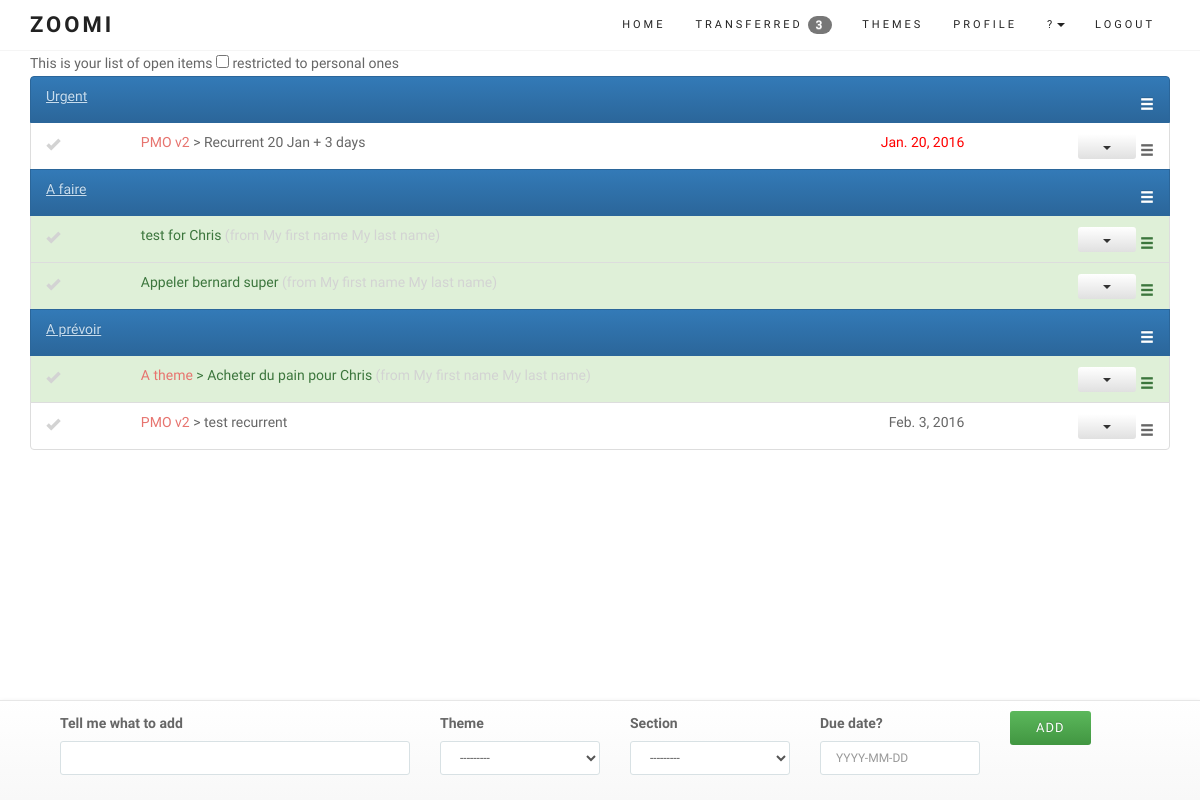
The app's page / (signed in) with its own data.
### core/models.py (models this page shows, shortened)
class UserProfile(models.Model):
	user = models.OneToOneField(User, on_delete=models.CASCADE)
	company = models.CharField(max_length=50)
	def get_entry_transfered(self):
		return self.user.entry_set.filter(transfered=True, done=False).count()

class Entry(models.Model):
	user = models.ForeignKey(User)
	name = models.CharField(max_length=100)
	data = models.CharField(max_length=200, blank=True)
	order = models.IntegerField(default=99999)
	duedate = models.DateField(null=True, blank=True)
	done = models.BooleanField(default=False) # 0 = to do / 1 = completed
	impediment = models.BooleanField(default=False) # 0 = No / 1 = Yes
	transfered = models.BooleanField(default=False) # 0 = No / 1 = Yes = no longer in your List
	recurrence_days = models.IntegerField(null=True, blank=True) # 0 = No / 1 = Yes
	personal = models.BooleanField(default=False) # 0 = No / 1 = Yes
	assignees = models.ManyToManyField(User, related_name='assignees',blank=True)	# should be changed to OneToManyField
	section = models.BooleanField(default=False) # 0 = No / 1 = Yes
	created_at = models.DateTimeField(auto_now_add=True)
	completed_on = models.DateTimeField(null=True, blank=True)
	theme = models.ForeignKey(Theme, null=True, blank=True)
	class Meta:
		ordering = ['order']
		verbose_name_plural = "entries"
	def __str__(self):
		return str(self.name)
	def update_entry_url(self):
		return reverse (viewname="detail", args=[self.id])
	def update_modal_entry_url(self):
		return reverse (viewname="entrymodal", args=[self.id])
	def comment_entry_url(self):
		return reverse (viewname="commentlist", args=[self.id])
	def theme_entry_url(self):
		return reverse (viewname="themedetails", args=[self.theme.id])

class Theme(models.Model):
	user = models.ForeignKey(User)
	name = models.CharField(max_length=100, null=True, blank=True)
	created_at = models.DateTimeField(auto_now_add=True)
	def __str__(self):
		return str(self.name)

### core/views.py (the view, shortened to what this page needs)
# urls.py: url(r'^$', login_required(coreviews.EntryListAppendViewBS.as_view()), name='entrylistBS'), # Bootstrap test
class EntryListAppendViewBS(ListAppendView):
	model = coremodels.Entry
	template_name = 'entry/listBS.html'
	context_object_name = 'entry'
	hide_sortable = ""
	hide_assignees = 'hide_entry'
	def get_queryset(self):
		return coremodels.Entry.objects.filter(Q(user=self.request.user, transfered=0) | Q(assignees=self.request.user), done=False).order_by('order')

### core/models.py
class EntryCreateForm(ModelForm):
	section_name = forms.ModelChoiceField(queryset=None,required=False)
	class Meta:
		model = Entry
		fields = ['name','theme','duedate'] # the form on the homepage
	def __init__(self, *args, **kwargs): # current_business, as parameter (cf Creeam)
		current_user = kwargs.pop('user')
		super(EntryCreateForm, self).__init__(*args, **kwargs)
		self.fields['name'].label = "Tell me what to add"
		self.fields['theme'].label = "Theme"
		self.fields['duedate'].label = "Have a due date?"
		self.fields['duedate'].widget.attrs['placeholder'] = "YYYY-MM-DD"
		self.fields['name'].widget.attrs['autofocus'] = "on"
		self.fields['section_name'].queryset = Entry.objects.filter(user=current_user, section=True)
		self.fields['section_name'].label = "Section"
		self.fields['theme'].queryset = Theme.objects.filter(user=current_user)

### core/models.py (called while the page is built)
	def get_form_kwargs(self):
		kwargs = super(ListAppendView, self).get_form_kwargs()
		kwargs['user'] = self.request.user
		return kwargs

	def get(self, request, *args, **kwargs):
		self.object_list = self.get_queryset()
		allow_empty = self.get_allow_empty()
		if not allow_empty and len(self.object_list) == 0:
			raise Http404(_(u"Empty list and '%(class_name)s.allow_empty' is False.")
							% {'class_name': self.__class__.__name__})
		self.object = None
		form_class = self.get_form_class()
		form = self.get_form(form_class)
		context = self.get_context_data(object_list=self.object_list, form=form)
		return self.render_to_response(context)

### templates/entry/listBS.html (shortened to what this page needs)
{% extends "base/theme.html" %}
{% load sitegate %}
{% load staticfiles %}
{% block page_sub_title %}
<form>
This is your list of open items
<input type='checkbox' class='showpersonal' /> restricted to personal ones
</form>
{% endblock %}
{% block content %}
<link rel="stylesheet" href="{% static "css/zoomi.css" %}">
<section id="services">
	<div class="container">
		<div class="row ">
			<div class="col-lg-12 text-center">
						<ul id="todo_list_BS">
						   	{% for objects in object_list %}
{% block detail %}
									{% include 'entry/detailsBS.html' %}
{% endblock %}
							{% endfor %}
						</ul>
			</div>
		</div>
	</div>
</section>
{% endblock %}
{% block footer %}
	<footer class="navbar navbar-default navbar-fixed-bottom footerform">
		<div class="container">
			{% include 'entry/create.html' %}
		</div>
	</footer>
{% endblock %}

### templates/base/theme.html (shortened to what this page needs)
{% load staticfiles %}
{% load widget_tweaks %}
<!DOCTYPE html>
<html lang="en">
<head>
{% block css_js %}
		<link rel="stylesheet" href="https://maxcdn.bootstrapcdn.com/bootstrap/3.3.6/css/bootstrap.min.css">
		<link rel="stylesheet" href="https://maxcdn.bootstrapcdn.com/bootstrap/3.3.6/css/bootstrap-theme.min.css">
	<link href="{% static "css/font-awesome.min.css" %}" rel="stylesheet" media="screen">
	<link href="{% static "css/simple-line-icons.css" %}" rel="stylesheet" media="screen">
	<link href="{% static "css/animate.css" %}" rel="stylesheet">
	<link href="{% static "css/style.css" %}" rel="stylesheet" media="screen">
	<link rel="stylesheet" href="https://code.jquery.com/mobile/1.4.5/jquery.mobile-1.4.5.min.css" />
{% endblock %}
</head>
<body>
{% block navigation %}
	<header class="header">
		<nav class="navbar navbar-custom" role="navigation">
			<div class="container">
				<div class="navbar-header">
					<a class="navbar-brand" href="/">Zoomi</a>
				</div>
				<div class="collapse navbar-collapse" id="custom-collapse" data-role="navbar">
					<ul class="nav navbar-nav navbar-right">
						<li><a href="/">Home</a></li>
						{% if user.is_authenticated %}
						<li>
						    <a class="page-scroll" href="/transferred">Transferred <span class="badge">{{ user.userprofile.get_entry_transfered }}</span></a>
						</li>
						<li>
						    <a class="page-scroll" href="/themes">Themes</a>
						</li>
						<li>
						    <a class="page-scroll" href="/user/details">Profile</a>
						</li>
						<li class="dropdown">
					          <a href="#" class="dropdown-toggle" data-toggle="dropdown" role="button" aria-haspopup="true" aria-expanded="false">?<span class="caret"></span></a>
					    </li>
						<li>
						    <a class="page-scroll" href="/logout">Logout</a>
						</li>
						{% endif %}
 					</ul>
				</div>
			</div>
		</nav>
	</header>
{% endblock %}
<div class="container">
	<div class="row">
		<div class="col-sm-12">
{% block page_sub_title %}
{% endblock %}
		</div>
	</div>
</div>
{% block content %}{% endblock %}
{% block footer %}{% endblock %}
</body>
</html>

### templates/entry/detailsBS.html (shortened to what this page needs)
											<li id="entry_{{ objects.id }}" class="list-group-item
										{% if objects.section == 1 %}active personal{% endif %}
										{% if objects.personal == 1 %}personal{% endif %}
										{% if objects.transfered == 1 %}list-group-item-success{% endif %}
										">
								  	<div class="row">
										<div class="{% if objects.section == 1 %}hidden-xs hidden-sm hidden-md{% else %}hidden-xs col-sm-1 col-md-1{% endif %}">
								   			<span class="{% if objects.section == 0 %}glyphicon glyphicon-ok entrycheckmark{% endif %} {% if objects.done == 1 %}completed{% else %}todo{% endif %}" onclick="EntryComplete({{ objects.id }})"> </span>
								   		</div>
								   		<div class="col-xs-7 col-sm-6 col-md-6 col-lg-6 text-left">
								   			<p class="list-group-item-text">
								   				{% if objects.theme %}
								   					<a href="{{ objects.theme_entry_url }}">{{ objects.theme }}</a> >
								   				{% endif %}
								   				{% if objects.section == 1 %}
								   					<a href="{{ objects.update_entry_url }}" style="color:#C7DDEF;text-decoration: underline;">{{ objects|truncatewords:10 }}</a>
								   				{% else %}
									   				{{ objects|truncatewords:10 }}
									   				{% if objects.transfered == 1 %}<span class="sender {{ view.hide_sender }}">(from {{ objects.user.get_full_name }})</span>{% endif %}
								   				{% endif %}
									   		</p>
								   		</div>
								   		{% if objects.section == 1 %}
											<div class="col-xs-3 col-sm-1 col-md-1 col-lg-1"></div>
										{% endif %}
								   		<div class="hidden-xs col-sm-3 col-md-3 col-lg-3 text-right">
								   			<p class="list-group-item-text">
								   				{% if objects.section == 0 %}
											        {% if objects.duedate %}
											            <span class="switchable
											                {% if objects.duedate|timesince >= "1 min" %}
											                overdue
											                {% endif %}
											                ">
											                {{ objects.duedate }}
											            </span>
											        {% endif %}
											    {% endif %}
								   			</p>
									    </div>
								   		<div class="hidden-xs col-sm-2 col-md-2 col-lg-2 text-right">
								   			{% if objects.section == 0 %}
												<div class="btn-group">
												  <button type="button" class="btn btn-xs btn-default dropdown-toggle" data-toggle="dropdown" aria-haspopup="true" aria-expanded="false">
												    <span class="caret"></span>
												  </button>
												</div>
											{% endif %}
								   				<span class="glyphicon glyphicon-menu-hamburger selector {{ view.hide_sortable }}">
									    </div>
									</div>
								</li>

### static/css/style.css (style rules this page uses)
body { font: 300 14px/1.8 'Raleway', sans-serif; color: #666; overflow-x: hidden; }
a { color: #E7746F; }
.navbar a, .form-control { -webkit-transition: all 0.4s ease-in-out 0s; -moz-transition: all 0.4s ease-in-out 0s; -ms-transition: all 0.4s ease-in-out 0s; -o-transition: all 0.4s ease-in-out 0s; transition: all 0.4s ease-in-out 0s; }
a, .btn { -webkit-transition: all 0.125s ease-in-out 0s; -moz-transition: all 0.125s ease-in-out 0s; -ms-transition: all 0.125s ease-in-out 0s; -o-transition: all 0.125s ease-in-out 0s; transition: all 0.125s ease-in-out 0s; }
.btn, .form-control, .form-control:hover, .form-control:focus, .navbar-custom .dropdown-menu { -webkit-box-shadow: none; box-shadow: none; }
.btn, .iconbox, .progress, #filter li, .scroll-up a, .form-control, .input-group-addon { -webkit-border-radius: 3px; -moz-border-radius: 3px; -o-border-radius: 3px; border-radius: 3px; }
.form-control { background: #FFF; border: 1px solid #D8E1E4; font-size: 12px; padding: 0 15px; }
.btn { font-family: Raleway, sans-serif; text-transform: uppercase; letter-spacing: 1px; font-size: 13px; padding: 8px 26px; border: 0; }
.btn-xs, .btn-group-xs > .btn { padding: 5px 25px; font-size: 10px; }
.header { border-bottom: 1px solid #f5f5f5; position: relative; width: 100%; z-index: 998; }
.navbar-custom { border: 0; border-radius: 0; margin: 0; text-transform: uppercase; font-family: Raleway, sans-serif; }
.navbar-custom, .navbar-custom .dropdown-menu { background: #fff; padding: 0; }
.navbar-custom .navbar-brand, .navbar-custom .navbar-nav > li > a, .navbar-custom .navbar-nav .dropdown-menu > li > a { font-size: 11px; letter-spacing: 3px; color: #222; }
.navbar-custom .navbar-brand { font-weight: 700; font-size: 22px; font-family: Lobster, cursive; }

### static/css/zoomi.css (style rules this page uses)
html { position: relative; min-height: 100%; }
body { margin-bottom: 130px; }
.selector { cursor: move; vertical-align: middle; margin-top: 5px; }
ul { padding: 0; text-align: left; list-style: none; }
.overdue { color:red; }
.sender { color:lightgrey; }
.todo { color:lightgrey; cursor: pointer; }

### records on screen
Entry: name "Urgent"
Entry: section False (drawn), theme "PMO v2", name "Recurrent 20 Jan + 3 days", duedate "Jan. 20, 2016"
Entry: name "A faire"
Entry: section False (drawn), name "test for Chris", user.get_full_name "My first name My last name"
Entry: section False (drawn), name "Appeler bernard super", user.get_full_name "My first name My last name"
Entry: name "A prévoir"
Entry: section False (drawn), theme "A theme", name "Acheter du pain pour Chris", user.get_full_name "My first name My last name"
Entry: section False (drawn), theme "PMO v2", name "test recurrent", duedate "Feb. 3, 2016"

### other values on screen
{{ user.userprofile.get_entry_transfered }} "3"
